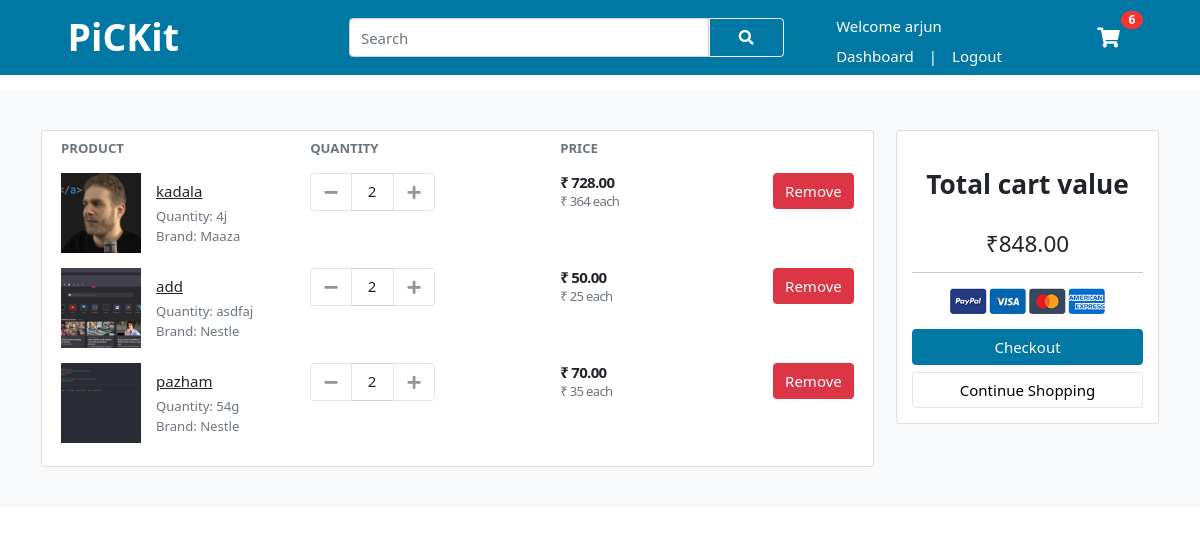
Before: /cart/ (signed in) with the older database file.
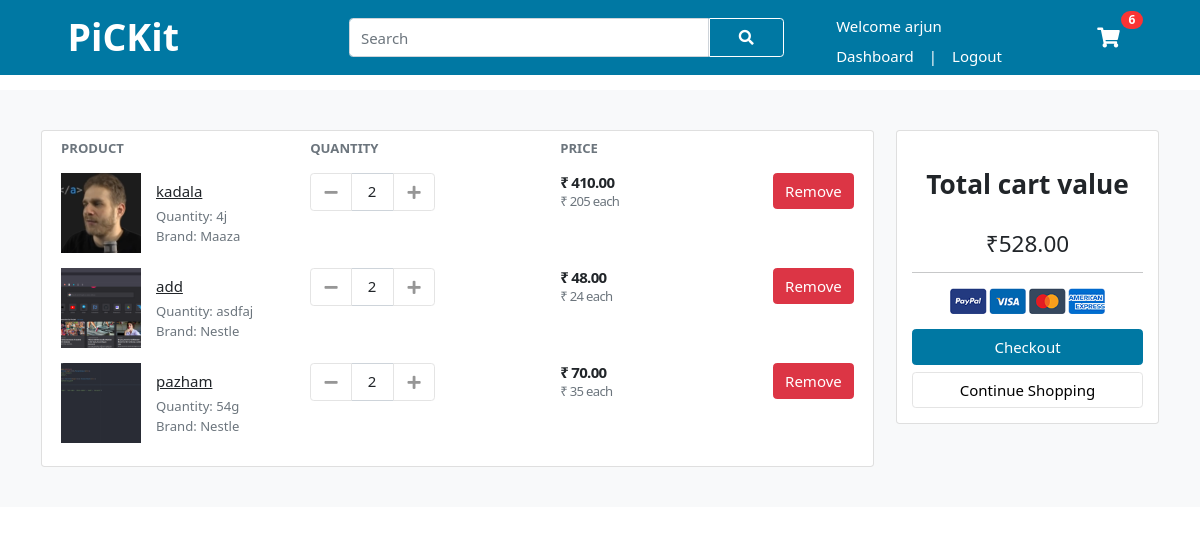
After: the same page with the newer database file.
### user/models.py (models this page shows, shortened)
class CartItem(models.Model):
    user            = models.ForeignKey(Account,on_delete=models.CASCADE, null=True)
    product         = models.ForeignKey(Product, on_delete=models.CASCADE)
    cart            = models.ForeignKey(Cart, on_delete=models.CASCADE, null=True)
    quantity        = models.IntegerField()
    is_active       = models.BooleanField(default=True)
    def sub_total(self):
        return self.product.selling_price() * self.quantity

### vendor/models.py (models this page shows, shortened)
class Product(models.Model):
    product_name    = models.CharField(max_length=100, unique=True)
    mrp             = models.IntegerField()
    offer           = models.IntegerField(default=0)
    quantity        = models.CharField(max_length=10)
    description     = models.TextField(blank=True)
    brand           = models.ForeignKey(Brand, on_delete=models.CASCADE)
    category        = models.ForeignKey(Category, on_delete=models.CASCADE)
    image_1         = models.ImageField(upload_to = 'photos/products/primary')
    image_2         = models.ImageField(upload_to = 'photos/products/secondary')
    image_3         = models.ImageField(upload_to = 'photos/products/secondary', blank = True)
    image_4         = models.ImageField(upload_to = 'photos/products/secondary', blank = True)
    added_at        = models.DateTimeField(auto_now_add=True)
    modified_at     = models.DateTimeField(auto_now=True)
    def selling_price(self):
        if (self.category.cat_offer > self.offer):
            selling_price = self.mrp * (1-(int(self.category.cat_offer)/100))
        else:
            selling_price = self.mrp * (1-(int(self.offer)/100))
        return ceil(selling_price)

class Category(models.Model):
    category_name   = models.CharField(max_length=50,unique=True)
    cat_image       = models.ImageField(upload_to = 'photos/categories')
    cat_offer       = models.IntegerField(default=0)
    time_added      = models.DateTimeField(auto_now_add=True)

class Brand(models.Model):
    brand_name   = models.CharField(max_length=50,unique=True)
    time_added   = models.DateTimeField(auto_now_add=True)

### user/views.py (the view)
# urls.py: path('cart/',views.cart,name='cart'),
def cart(request):
    try:
        total = 0
        quantity =0
        cart_items = None
        if request.user.is_authenticated:
            cart_items = CartItem.objects.filter(user=request.user,is_active=True)
        else:
            cart = Cart.objects.get(cart_id=_cart_id(request))
            cart_items = CartItem.objects.filter(cart=cart,is_active=True)
    except :
        pass
    if cart_items:
        for cart_item in cart_items:
            total += (int(cart_item.product.selling_price()) * int(cart_item.quantity))
            quantity += cart_item.quantity
    context = {
        'total':total,
        'quantity':quantity,
        'cart_items':cart_items,
    }
    return render(request,'user/cart.html',context)

### user/context_processors.py (called while the page is built)
def menu_links(request):
    links = Category.objects.all()
    return dict(links=links)

def counter(request):
    cart_count = 0
    if 'admin' in request.path:
        return {}
    else:
        try:
            cart = Cart.objects.filter(cart_id = _cart_id(request))
            if request.user.is_authenticated:
                cart_items = CartItem.objects.all().filter(user= request.user)
            else:
                cart_items = CartItem.objects.all().filter(cart=cart[:1])
            for cart_item in cart_items:
                cart_count += cart_item.quantity
        except Cart.DoesNotExist:
            cart_count = 0
    return dict(cart_count = cart_count)

### user/views.py (called while the page is built)
def _cart_id(request):
    cart = request.session.session_key
    if not cart:
        cart = request.session.create()
    return cart

### templates/user/cart.html (shortened to what this page needs)
{% extends 'user/base.html' %}
{% load static %}
{% block content %}
<section class="section-content padding-y bg">
	<div class="container">
		{% if not cart_items %}
		<h2 class="text-center">Your shopping cart is empty</h2>
		<br>
		<div class="text-center">
				<a href="{% url 'store' %}" class="btn btn-major " >Continue shopping</a>
		</div>
		{% else %}
		<div class="row">
			<aside class="col-lg-9">
				<div class="card">
					<table id="cartTable" class="table table-borderless table-shopping-cart">
						<thead class="text-muted">
							<tr class="small text-uppercase">
								<th width='30%' scope="col">Product</th>
								<th scope="col" >Quantity</th>
								<th scope="col" >Price</th>
								<th scope="col"> </th>
							</tr>
						</thead>
						<tbody>
							{% for cart_item in cart_items %}
							<tr id="{{cart_item.product.id}}">
								<td>
									<figure class="itemside align-items-center">
										<div class="aside">
												{% if cart_item.product.image_1 %}
												<a href="{% url 'product' cart_item.product.id %}" > <img src="{{ cart_item.product.image_1.url }}" class="img-sm">
												</a>
												{% else %}
												<a href="{% url 'product' cart_item.product.id %}" > <img src="{% static 'users/images/image-not-found.png' %}" class="img-sm">
												</a>
												{% endif %}
										</div>
										<figcaption class="info">
											<a href="{% url 'product' cart_item.product.id %}" class="title text-dark">{{ cart_item.product.product_name }}</a>
											<p class="text-muted small">Quantity: {{ cart_item.product.quantity }}<br> Brand: {{ cart_item.product.brand.brand_name }}</p>
										</figcaption>
									</figure>
								</td>
								<td>
										<div class="input-group input-spinner">
											<div class="input-group-prepend">
												<button onclick="removeFromCart('{{cart_item.product.id}}','{{cart_item.product.product_name}}')" class="btn btn-light remove-from-cart-btn" type="button" id="button-minus"> <i
														class="fa fa-minus"></i> </a>
											</div>
											<span  id="{{cart_item.product.product_name}}" class="form-control text-center">{{ cart_item.quantity }}</span>
											<div class="input-group-append">
												<button onclick="addToCart('{{cart_item.product.id}}','{{cart_item.product.product_name}}')"  class="btn btn-light add-to-cart-btn" id="{{ product.id }}{{ product.id }}" type="button" > <i
														class="fa fa-plus"></i> </button>
											</div>
										</div>
								</td>
								<td>
									<div class="price-wrap">
										<var id="{{cart_item.product.product_name}}{{cart_item.product.id}}" class="price">₹ {{ cart_item.sub_total }}.00</var>
										<small class="text-muted">₹ {{ cart_item.product.selling_price}}  each </small>
									</div>
								</td>
								<td class="text-right">
									<a onclick="return confirm('are you sure you want to remove this item from cart?')" href="{% url 'remove-cart-item' cart_item.product.id %}" class="btn btn-danger"> Remove</a>
								</td>
							</tr>
							{% endfor %}
						</tbody>
					</table>
				</div>
			</aside>
			<aside class="col-lg-3">
				<div class="card">
					<div class="card-body">
						<br>
						<h3 class="text-center "><b>Total cart value</b></h3>
						<br>
						<h4 id="cartValue" class="text-center">₹{{ total }}.00</h4>
						<hr>
						<p class="text-center mb-3">
							<img src="{% static 'users/images/payments.png' %}" height="26">
						</p>
						<a href="{% url 'checkout' %}" class="btn btn-major btn-block"> Checkout </a>
						<a href="{% url 'store' %}" class="btn btn-light btn-block">Continue Shopping</a>
					</div>
				</div>
			</aside>
		</div>
		{% endif %}
	</div>
</section>
{% endblock %}

Changed rows visible on the page:
changed through a linked row, CartItem "kadala": sub_total "728" → "410"; product.selling_price "364" → "205"
changed through a linked row, CartItem "add": sub_total "50" → "48"; product.selling_price "25" → "24"
Other visible differences:
{{ total }}: "848" → "528"
